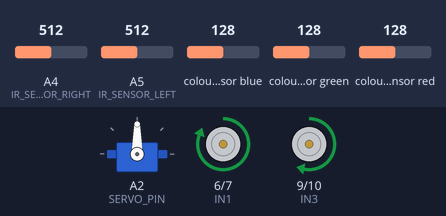
Bench run of a sketch on a simulated Arduino Uno, built with avr-gcc and run on an emulated ATmega328P. Parts: servo, motor-driver pin pairs drawn as motors (green arrow = first pin HIGH = forward, orange = second pin HIGH = backward, longer = more drive, scaled by the enable pin). Wiring (inferred from the names in the program): TCS3200 colour sensor: output pin 12; S2 pin 3; S3 pin 2; S0 pin 5; S1 pin 4. The inputs (shaded band) are chosen by the test bench; at power-on: A4 (IR_SENSOR_RIGHT) = 512, A5 (IR_SENSOR_LEFT) = 512, colour sensor blue 128, colour sensor green 128, colour sensor red 128. What the sketch prints to the serial monitor is not drawn.

Above: at 1.2 s.
1.3 s: A4 (IR_SENSOR_RIGHT) set to 306
At 2.4 s:
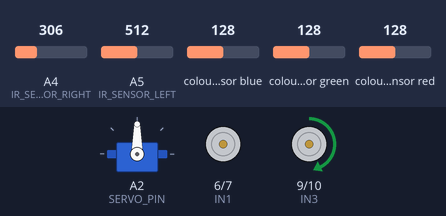
3.0 s: A5 (IR_SENSOR_LEFT) set to 482
At 3.7 s:
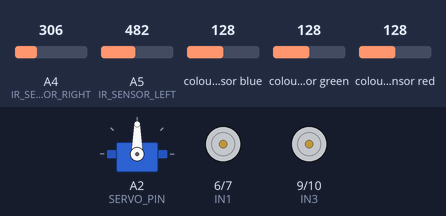
Timing chart, 0 to 6.0 s (numbered marks = the images above; inputs shaded):
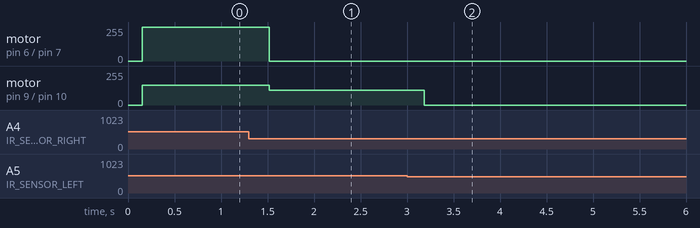

Measured:
- the behaviour switches between 501 and 500 on A5 (IR_SENSOR_LEFT) (found by bisection; images 1 and 2)
- after the input at 1.3 s, motor on pin 6 (IN1) / pin 7 (IN2): forward 255/255 → stopped after 0.22 s; motor on pin 9 (IN3) / pin 10 (IN4): forward 150/255 → forward 110/255 after 0.22 s
- after the input at 3.0 s, motor on pin 9 (IN3) / pin 10 (IN4): forward 110/255 → stopped after 0.18 s

The sketch:

Final_without_calibration.ino
```cpp
#include <Servo.h>

// Define IR Sensor Pins
#define IR_SENSOR_LEFT A5
#define IR_SENSOR_RIGHT A4

// Define Color Sensor Pins
#define S0 5
#define S1 4
#define S2 3
#define S3 2
#define OUT 12

// Define Motor Pins
#define ENA 8
#define IN1 6
#define IN2 7
#define ENB 11
#define IN3 9
#define IN4 10

// Define Servo Pin
#define SERVO_PIN A2

// Global Variables
Servo myServo;
int red, green, blue;
bool running = true;
bool pathEnded = false;
int forwardSpeed = 150;
int turnSpeed = 110;
int threshold = 500;
int minIR = 200;   // Minimum value (
int maxIR = 800;

void setup() {
    Serial.begin(9600);
    pinMode(IR_SENSOR_LEFT, INPUT);
    pinMode(IR_SENSOR_RIGHT, INPUT);
    pinMode(S0, OUTPUT);
    pinMode(S1, OUTPUT);
    pinMode(S2, OUTPUT);
    pinMode(S3, OUTPUT);
    pinMode(OUT, INPUT);
    pinMode(ENA, OUTPUT);
    pinMode(IN1, OUTPUT);
    pinMode(IN2, OUTPUT);
    pinMode(ENB, OUTPUT);
    pinMode(IN3, OUTPUT);
    pinMode(IN4, OUTPUT);
    myServo.attach(SERVO_PIN);
    digitalWrite(S0, HIGH);
    digitalWrite(S1, HIGH);
}

void loop() {
    if (Serial.available() > 0) {
        String command = Serial.readString();
        command.trim();
        if (command.equalsIgnoreCase("STOP")) {
            Serial.println("Stopping all functions...");
            stopMotors();
            running = false;
        }
    }

    if (!running) return;

    int leftIR = analogRead(IR_SENSOR_LEFT);
    int rightIR = analogRead(IR_SENSOR_RIGHT);
    GetColors();

    String detectedColor = detectColor();
    Serial.println("Detected Color: " + detectedColor);

    if (detectedColor == "Red") {
        Serial.println("Detected: Red - Continue Following Black Line");
        followLine(leftIR, rightIR);
    } else if (detectedColor == "Blue" || detectedColor == "Green") {
        Serial.println("Detected: " + detectedColor + " - Stopping and Rotating Servo");
        stopMotors();
        rotateServo();
        moveForward(forwardSpeed);
    } else {
        followLine(leftIR, rightIR);
    }

    checkPathEnd(leftIR, rightIR);
}

String detectColor() {
    if (red > green + 20 && red > blue + 20) return "Red";
    if (blue > red + 20 && blue > green + 20) return "Blue";
    if (green > red + 20 && green > blue + 20) return "Green";
    if (red <= 30 && green <= 30 && blue <= 30) return "White";
    if (red >= 180 && green >= 180 && blue >= 180) return "Black";
    return "Unknown";
}


void followLine(int leftIR, int rightIR) {
    if (leftIR > threshold && rightIR > threshold) {
        Serial.print("rightIR:");
        Serial.println(rightIR);
        Serial.print("leftIR:");
        Serial.println(leftIR);
        Serial.println("👆 Forward!");
        moveForward(forwardSpeed);
    } else if (leftIR < threshold && rightIR > threshold) {
        Serial.print("rightIR:");
        Serial.println(rightIR);
        Serial.print("leftIR:");
        Serial.println(leftIR);
        Serial.println("👉 Turn right!");
        turnRight(turnSpeed);
    } else if (rightIR < threshold && leftIR > threshold) {
        Serial.print("rightIR:");
        Serial.println(rightIR);
        Serial.print("leftIR:");
        Serial.println(leftIR);
        Serial.println("👈 Turn left!");
        turnLeft(turnSpeed);
    } else {
        Serial.print("rightIR:");
        Serial.println(rightIR);
        Serial.print("leftIR:");
        Serial.println(leftIR);
        Serial.println("🛑 Stop motor!");
        stopMotors();
    }
}

void checkPathEnd(int leftIR, int rightIR) {
    if (leftIR < threshold && rightIR < threshold) { // Assume no black path detected
        delay(500); // Ensure the path is truly missing
        leftIR = analogRead(IR_SENSOR_LEFT);
        rightIR = analogRead(IR_SENSOR_RIGHT);
        if (leftIR < threshold && rightIR < threshold) {
            Serial.println("Path Ended - Stopping the robot.");
            stopMotors();
            running = false;
            pathEnded = true;
        }
    }
}

void moveForward(int speed) {
    analogWrite(ENA, speed);
    analogWrite(ENB, speed);
    digitalWrite(IN1, HIGH);
    digitalWrite(IN2, LOW);
    digitalWrite(IN3, HIGH);
    digitalWrite(IN4, LOW);
}

void turnLeft(int speed) {
    analogWrite(ENA, speed * 0.7);  // Left Motor at 70% Speed
    analogWrite(ENB, speed);        // Right Motor at Full Speed
    digitalWrite(IN1, HIGH);        // Left Motor Moves Forward (Reduced Speed)
    digitalWrite(IN2, LOW);
    digitalWrite(IN3, HIGH);        // Right Motor Moves Full Speed
    digitalWrite(IN4, LOW);
}


void turnRight(int speed) {
    analogWrite(ENA, speed);        // Left Motor at Full Speed
    analogWrite(ENB, speed * 0.7);  // Right Motor at 70% Speed
    digitalWrite(IN1, HIGH);        // Left Motor Moves Forward
    digitalWrite(IN2, LOW);
    digitalWrite(IN3, HIGH);        // Right Motor Moves Forward (Reduced Speed)
    digitalWrite(IN4, LOW);
}


void stopMotors() {
    digitalWrite(IN1, LOW);
    digitalWrite(IN2, LOW);
    digitalWrite(IN3, LOW);
    digitalWrite(IN4, LOW);
    analogWrite(ENA, 0);
    analogWrite(ENB, 0);
}

void rotateServo() {
    for (int pos = 0; pos <= 90; pos += 5) {  // Smooth transition
        myServo.write(pos);
        delay(50);
    }
    delay(500);
}


void GetColors() {
    digitalWrite(S2, LOW);
    digitalWrite(S3, LOW);
    red = pulseIn(OUT, LOW, 70000);  // Increased timeout for better accuracy
    delay(50);

    digitalWrite(S3, HIGH);
    blue = pulseIn(OUT, LOW, 70000);
    delay(50);

    digitalWrite(S2, HIGH);
    green = pulseIn(OUT, LOW, 70000);
    delay(50);

    // Normalize readings for consistency
    red = map(red, 0, 5000, 0, 255);
    green = map(green, 0, 5000, 0, 255);
    blue = map(blue, 0, 5000, 0, 255);
}
```
